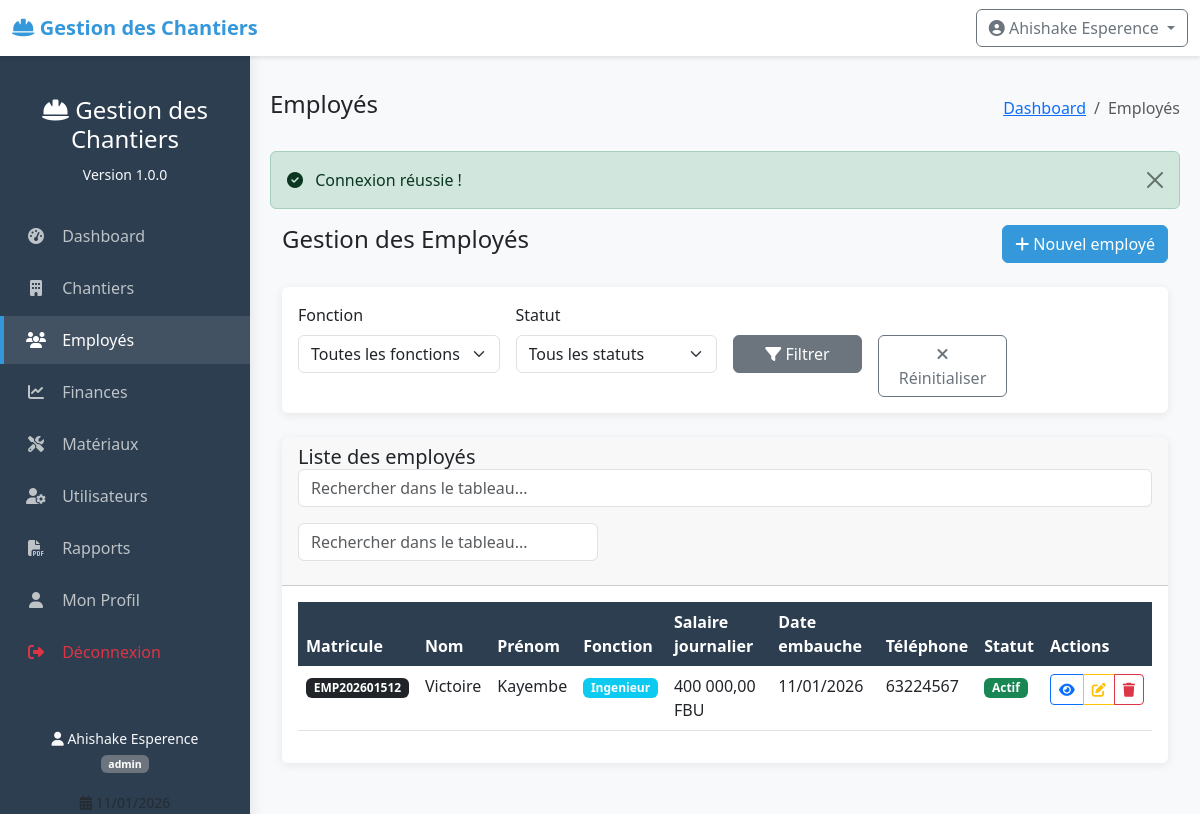
The app's page /index.php?controller=employe&action=index (signed in) with its own data.
### tables this page shows
CREATE TABLE employes (
    id INTEGER PRIMARY KEY AUTOINCREMENT,
    matricule VARCHAR(20) UNIQUE NOT NULL,
    nom VARCHAR(100) NOT NULL,
    prenom VARCHAR(100) NOT NULL,
    email VARCHAR(150) UNIQUE,
    telephone VARCHAR(20),
    fonction VARCHAR(50) NOT NULL CHECK(fonction IN ('chef', 'ouvrier', 'ingenieur')),
    salaire_journalier DECIMAL(8,2) NOT NULL,
    date_embauche DATE NOT NULL,
    statut VARCHAR(20) DEFAULT 'actif' CHECK(statut IN ('actif', 'inactif', 'congé')),
    created_at DATETIME DEFAULT CURRENT_TIMESTAMP
);

### index.php (called while the page is built, shortened)
<?php
$controller = $_GET['controller'] ?? 'dashboard';
$action = $_GET['action'] ?? 'index';
$controllerInstance = new $controllerClass();
$id = $_GET['id'] ?? null;
if ($id !== null) {
    $data = $controllerInstance->$action($id);
} else {
    $data = $controllerInstance->$action();
}
$viewFolders = [
    'dashboard' => 'dashboard',
    'chantier' => 'chantiers',
    'employe' => 'employes',
    'materiau' => 'materiaux',
    'finance' => 'finances',
    'user' => 'users',
    'rapport' => 'repports'
];
$viewFolder = $viewFolders[$controller] ?? 'dashboard';
$viewFile = __DIR__ . '/views/' . $viewFolder . '/' . $action . '.php';
require_once $viewFile;

### models/Employe.php (called while the page is built, shortened)
<?php
class Employe {
    private $db;
    public function __construct() {
        $this->db = Database::getInstance()->getConnection();
    }
    public function getAll($filters = []) {
        $sql = "SELECT * FROM employes WHERE 1=1";
        $params = [];
        $sql .= " ORDER BY nom, prenom";
        $stmt = $this->db->prepare($sql);
        $stmt->execute($params);
        return $stmt->fetchAll();
    }
}
?>

### config/database.php (called while the page is built, shortened)
<?php
class Database {
    private static $instance = null;
    private $connection;
    private function __construct() {
        try {
            $this->connection = new PDO('sqlite:' . dirname(__DIR__) . '/data/chantiers.db');
            $this->connection->setAttribute(PDO::ATTR_ERRMODE, PDO::ERRMODE_EXCEPTION);
            $this->connection->setAttribute(PDO::ATTR_DEFAULT_FETCH_MODE, PDO::FETCH_ASSOC);
            $this->connection->exec('PRAGMA foreign_keys = ON');
        } catch(PDOException $e) {
            die("Erreur de connexion : " . $e->getMessage());
        }
    }
    public static function getInstance() {
        if (self::$instance == null) {
            self::$instance = new Database();
        }
        return self::$instance;
    }
    public function getConnection() {
        return $this->connection;
    }
}
?>

### controllers/EmployeController.php (called while the page is built, shortened)
<?php
require_once __DIR__ . '/../models/Employe.php';
class EmployeController {
    private $employeModel;
    public function __construct() {
        $this->employeModel = new Employe();
    }
    public function index() {
        $filters = [];
        $employes = $this->employeModel->getAll($filters);
        return [
            'employes' => $employes,
            'filters' => $filters
        ];
    }
}
?>

### views/employes/index.php (the view, shortened to what this page needs)
<?php
include __DIR__ . '/../../includes/header.php';
$data = $GLOBALS['data'] ?? [];
$employes = $data['employes'] ?? [];
?>
<div class="container-fluid">
    <div class="d-flex justify-content-between align-items-center mb-4">
        <h4>Gestion des Employés</h4>
        <div>
            <a href="index.php?controller=employe&action=create" class="btn btn-primary">
                <i class="fas fa-plus"></i> Nouvel employé
            </a>
        </div>
    </div>
    <div class="card mb-4">
        <div class="card-body">
            <form method="GET" action="" class="row g-3">
                <div class="col-md-3">
                    <label class="form-label">Fonction</label>
                    <select name="fonction" class="form-select">
                        <option value="">Toutes les fonctions</option>
                    </select>
                </div>
                <div class="col-md-3">
                    <label class="form-label">Statut</label>
                    <select name="statut" class="form-select">
                        <option value="">Tous les statuts</option>
                    </select>
                </div>
                <div class="col-md-2">
                    <label class="form-label">&nbsp;</label>
                    <button type="submit" class="btn btn-secondary w-100">
                        <i class="fas fa-filter"></i> Filtrer
                    </button>
                </div>
                <div class="col-md-2">
                    <label class="form-label">&nbsp;</label>
                    <a href="index.php?controller=employe&action=index" class="btn btn-outline-secondary w-100">
                        <i class="fas fa-times"></i> Réinitialiser
                    </a>
                </div>
            </form>
        </div>
    </div>
    <div class="card">
        <div class="card-header">
            <h5 class="card-title mb-0">Liste des employés</h5>
        </div>
        <div class="card-body">
            <?php if (empty($employes)): ?>
            <div class="alert alert-info">
                <i class="fas fa-info-circle"></i> Aucun employé trouvé.
            </div>
            <?php else: ?>
            <div class="table-responsive">
                <table class="table table-hover" id="tableEmployes">
                    <thead>
                        <tr>
                            <th>Matricule</th>
                            <th>Nom</th>
                            <th>Prénom</th>
                            <th>Fonction</th>
                            <th>Salaire journalier</th>
                            <th>Date embauche</th>
                            <th>Téléphone</th>
                            <th>Statut</th>
                            <th>Actions</th>
                        </tr>
                    </thead>
                    <tbody>
                        <?php foreach ($employes as $employe): ?>
                        <tr>
                            <td>
                                <span class="badge bg-dark"><?php echo htmlspecialchars($employe['matricule']); ?></span>
                            </td>
                            <td><?php echo htmlspecialchars($employe['nom']); ?></td>
                            <td><?php echo htmlspecialchars($employe['prenom']); ?></td>
                            <td>
                                <span class="badge
                                    <?php echo $employe['fonction'] == 'chef' ? 'bg-primary' :
                                           ($employe['fonction'] == 'ingenieur' ? 'bg-info' : 'bg-secondary'); ?>">
                                    <?php echo ucfirst($employe['fonction']); ?>
                                </span>
                            </td>
                            <td><?php echo number_format($employe['salaire_journalier'], 2, ',', ' '); ?> FBU</td>
                            <td><?php echo date('d/m/Y', strtotime($employe['date_embauche'])); ?></td>
                            <td><?php echo htmlspecialchars($employe['telephone'] ?? 'N/A'); ?></td>
                            <td>
                                <span class="badge
                                    <?php echo $employe['statut'] == 'actif' ? 'bg-success' :
                                           ($employe['statut'] == 'congé' ? 'bg-warning' : 'bg-danger'); ?>">
                                    <?php echo ucfirst($employe['statut']); ?>
                                </span>
                            </td>
                            <td>
                                <div class="btn-group btn-group-sm" role="group">
                                    <a href="index.php?controller=employe&action=view&id=<?php echo $employe['id']; ?>"
                                       class="btn btn-outline-primary" title="Voir">
                                        <i class="fas fa-eye"></i>
                                    </a>
                                    <?php if ($_SESSION['role'] == 'admin' || $_SESSION['role'] == 'chef'): ?>
                                    <a href="index.php?controller=employe&action=edit&id=<?php echo $employe['id']; ?>"
                                       class="btn btn-outline-warning" title="Modifier">
                                        <i class="fas fa-edit"></i>
                                    </a>
                                    <?php endif; ?>
                                    <?php if ($_SESSION['role'] == 'admin'): ?>
                                    <a href="index.php?controller=employe&action=delete&id=<?php echo $employe['id']; ?>"
                                       class="btn btn-outline-danger btn-delete" title="Supprimer">
                                        <i class="fas fa-trash"></i>
                                    </a>
                                    <?php endif; ?>
                                </div>
                            </td>
                        </tr>
                        <?php endforeach; ?>
                    </tbody>
                </table>
            </div>
            <?php endif; ?>
        </div>
    </div>
</div>
<?php include __DIR__ . '/../../includes/footer.php'; ?>

### includes/header.php (style rules this page uses)
:root { --primary-color: #2c3e50; --secondary-color: #3498db; --success-color: #27ae60; --warning-color: #f39c12; --danger-color: #e74c3c; --light-color: #ecf0f1; --dark-color: #2c3e50; }
body { font-family: 'Segoe UI', Tahoma, Geneva, Verdana, sans-serif; background-color: #f8f9fa; min-height: 100vh; }
.card { border: none; box-shadow: 0 2px 10px rgba(0,0,0,0.08); transition: transform 0.3s; margin-bottom: 20px; }
.btn-primary { background-color: var(--secondary-color); border-color: var(--secondary-color); }
.table th { background-color: var(--primary-color); color: white; border: none; }

### records on screen
employes: matricule "EMP202601512", nom "Victoire", prenom "Kayembe", fonction "Ingenieur", salaire_journalier "400 000,00", date_embauche "11/01/2026", telephone "63224567", statut "Actif"

### other values on screen
APP_NAME "Gestion des Chantiers"
$_SESSION['nom_complet'] "Ahishake Esperence"
APP_VERSION "1.0.0"
$_SESSION['role'] "admin"
$page_title "Employés"
$_SESSION['success'] "Connexion réussie !"
